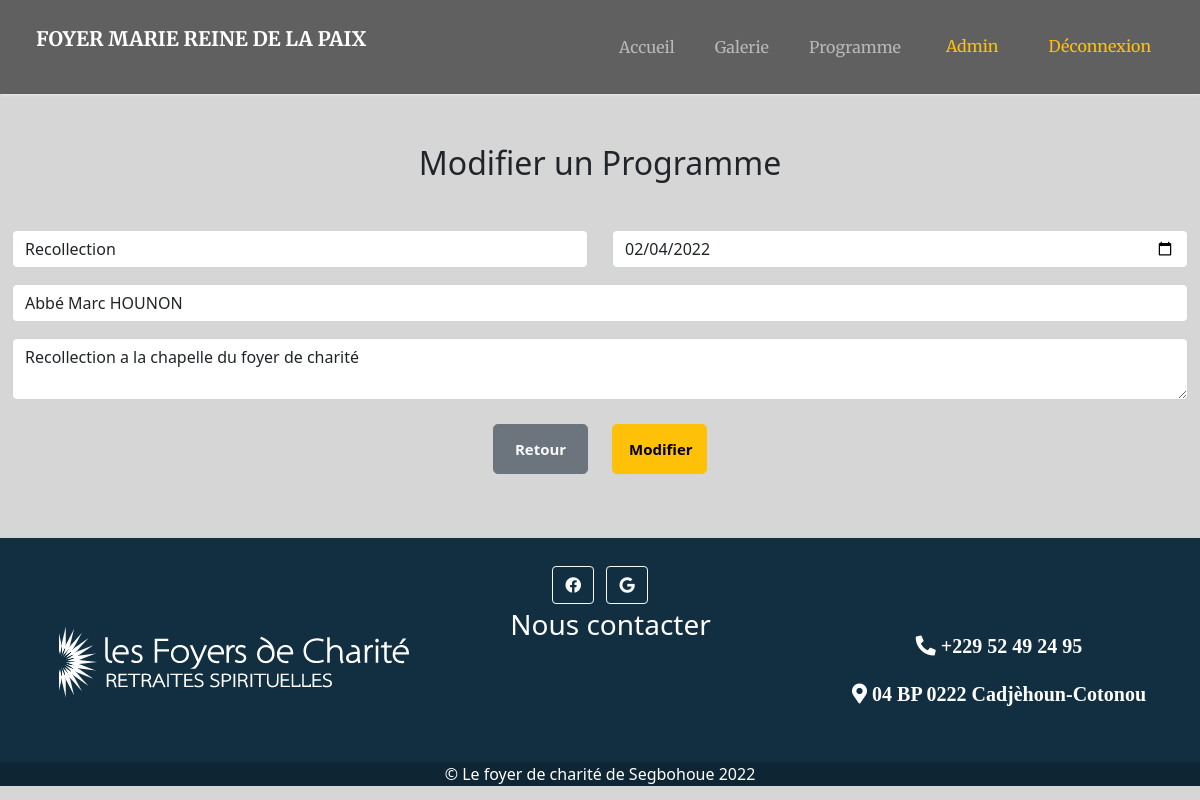
The page /MajProgramme.php?id=14 (signed in) on the database its author committed.
### tables this page shows
CREATE TABLE IF NOT EXISTS `programme` (
  `id` int(11) NOT NULL AUTO_INCREMENT,
  `Nom` varchar(255) NOT NULL,
  `Dateprog` date NOT NULL DEFAULT current_timestamp(),
  `Descriptionprog` text NOT NULL,
  `Predicateur` varchar(255) NOT NULL,
  PRIMARY KEY (`id`)
);

### MajProgramme.php (the view, shortened to what this page needs)
<!DOCTYPE html>
<html lang="en">
	<head>
		<link rel="stylesheet" href="https://cdnjs.cloudflare.com/ajax/libs/font-awesome/5.15.3/css/all.min.css" />
		<link rel="stylesheet" href="https://maxcdn.bootstrapcdn.com/font-awesome/4.4.0/css/font-awesome.min.css">
		<link href="assets/css/bootstrap.min.css" rel="stylesheet" />
		<link rel="stylesheet" href="assets/css/stylesprog.css" />
	</head>
	<body class="order-form" style="background-color:#d6d6d6">
    <header>
			<?php require_once('Includes/header.php') ?>
		</header>
		<br>
		<br>
		<br>
		<br>
		<br>
		<br>
        <section >
		<?php
    $id=$_GET['id'];
    $bdd = new PDO('mysql:host=localhost;dbname=foyer', 'root', '');
    $sql = "SELECT * FROM programme where id = ?";
	$req = $bdd->prepare($sql);
	$req->execute(array($id));
	$données = $req->fetch();
	$Nom = $données['Nom'];
    $Dateprog = $données['Dateprog'];
	$Predicateur = $données['Predicateur'];
	$Descriptionprog = $données['Descriptionprog'];
    ?>
			<div class="container-fluid">
				<h2 class="text-center mb-5">Modifier un Programme</h2>
				<form method="post" action="MajProgramme.php?id=<?php echo $id ;?>">
					<div class="row">
						<div class="col-md-6 col-sm">
							<div class="input-group mb-3">
								<input type="text" id="Nom" name="Nom" class="form-control" placeholder="Nom du programme..." value="<?php echo $Nom; ?>" />
							</div>
						</div>
						<div class="col-md-6 col-sm">
							<div class="input-group mb-3">
								<input type="date" id="Dateprog" name="Dateprog" class="form-control" placeholder="Date du Programme(YYYY-MM-DD)..." value="<?php echo $Dateprog; ?>"  />
							</div>
						</div>
					</div>
					<center>
					<div class="row">
					<div class="input-group mb-3">
								<input type="text" id="Predicateur" name="Predicateur" class="form-control" placeholder="Prédicateur du Programme..." value="<?php echo $Predicateur; ?>" />
							</div>
					</div>
					</center>
					<div class="row">
						<div class="input-group">
							<textarea class="form-control" id="Descriptionprog" name="Descriptionprog" aria-label="With textarea" placeholder="Description"><?php echo $Descriptionprog; ?></textarea>
						</div>
					</div>
					<br>
					<div class="row">
						<div class="col-md-6 col-sm">
							<div class="input-group" style="display:flex; justify-content:right;">
								<button class="btn btn-secondary btn-lg" style="display:flex; justify-content:center;align-items:center;font-weight:bold;height: 50px; width:95px;font-size:15px"><a href="Programme.php" class="text-light" style="text-decoration:none">Retour</a></button>
							</div>
						</div>
						<div class="col-md-6 col-sm">
							<div class="input-group mb-3" style="display:flex; justify-content:left;">
								<input type="submit" name="submit" value="Modifier" class="btn btn-warning btn-lg" style="font-weight:bold;height: 50px; width:95px;font-size:15px">
							</div>
						</div>
					</div>
				</form>
	</div>
				<section>
			<div class="container-fluid">
		<br>
		<br>
		</div>
		</section>
		<footer class="bg-dark text-light text-left ">
		<?php require_once('Includes/footer.php') ?>
	</footer>
		</body>
		</html>

### assets/css/stylesprog.css (style rules this page uses)
.banner, .order-form { background: center center fixed no-repeat; background-size: cover; height: 800px; }
.order-form { height: 500px; }

### rows shown on the page
programme: Nom "Recollection", Dateprog "02/04/2022", Predicateur "Abbé Marc HOUNON", Descriptionprog "Recollection a la chapelle du foyer de charité"
